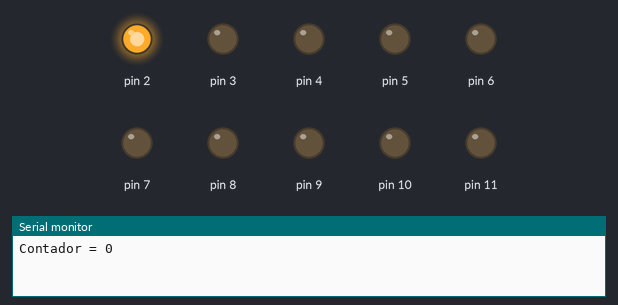
Simulated run of this sketch. Board: Arduino Uno, built with avr-gcc and run on an emulated ATmega328P. Parts: output pins drawn as LEDs (lit = HIGH), the last lines printed to the serial monitor.

Above: at 0.12 s.
At 1.37 s:
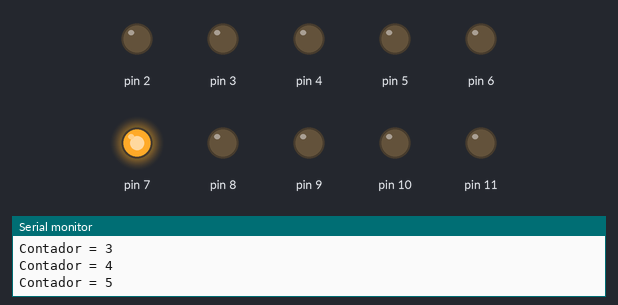
At 2.12 s:
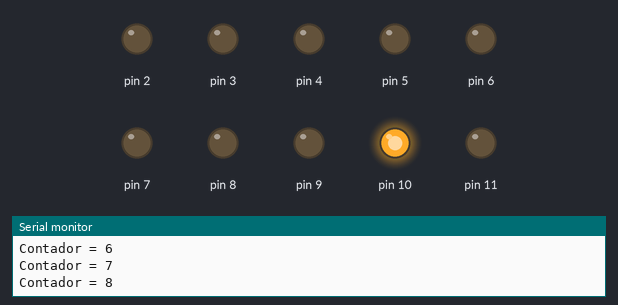
At 2.87 s:
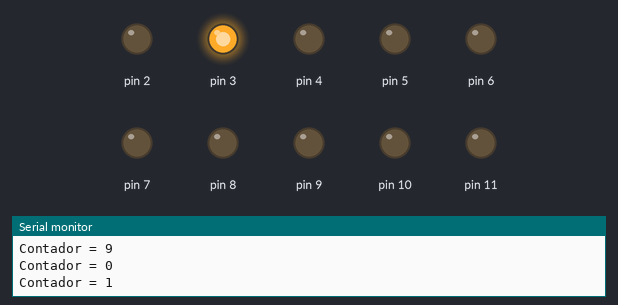
At 4.12 s:
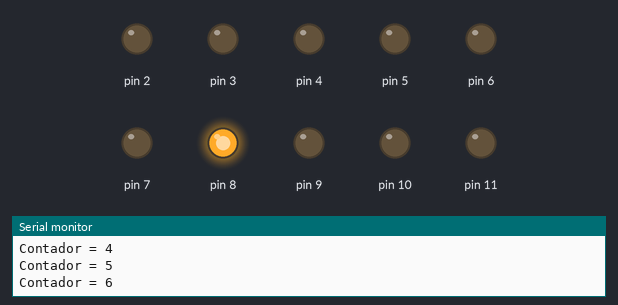
At 5.62 s:
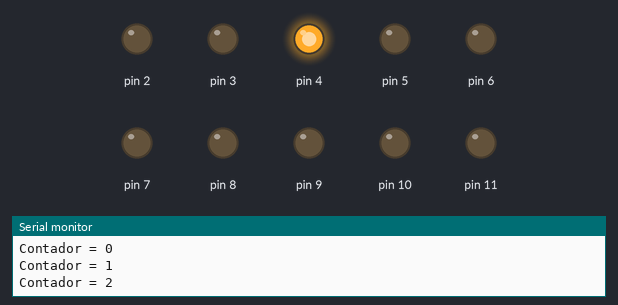
Timing chart, 0 to 5.9 s (numbered marks = the images above):
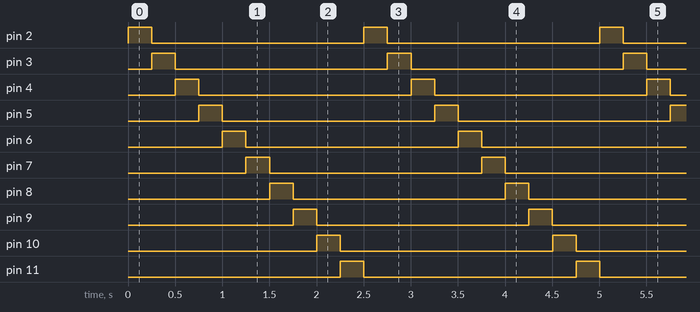

The sketch:

Prog2.ino
```cpp
int Led = 2, Led13 = 11, tiempo = 250, contador = 0, i;

void setup() {
  Serial.begin(9600);
  for (i=2; i<=11; i++){
    pinMode(i, OUTPUT);
  }

}

void loop() {
  Serial.print("Contador = ");
  Serial.println(contador);
  digitalWrite(contador+2, HIGH);
  delay(tiempo);
  digitalWrite(contador+2, LOW);
  //delay(tiempo);
  contador++;
  if(contador > 9){
    contador = 0;
  }
}
```

Measured:
- by itself, pin 2–11: alternates HIGH for 0.25 s and LOW for 2.3 s
- by itself, everything shown: repeats every 2.5 s, in 10 steps
